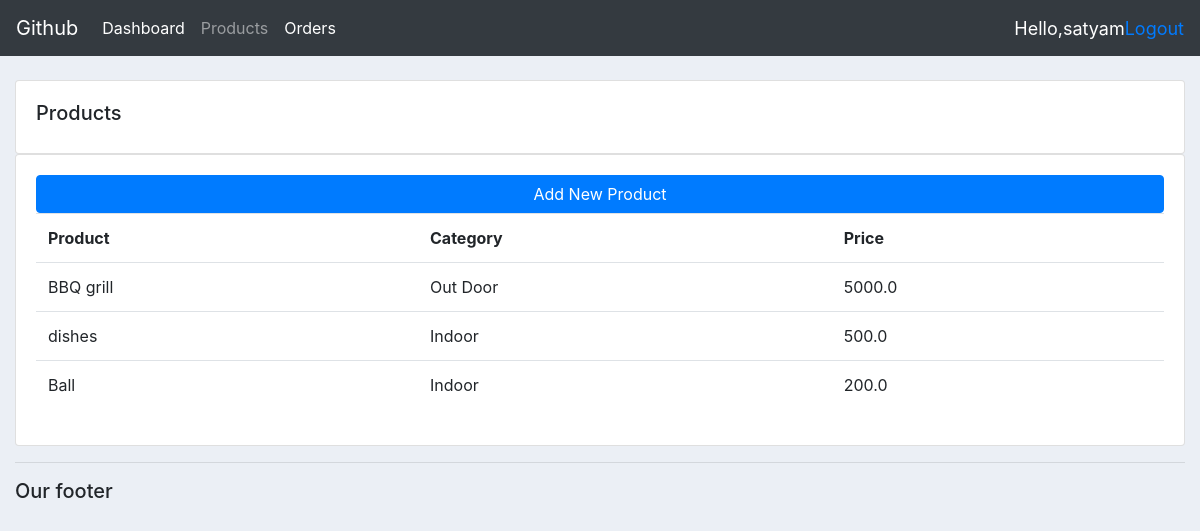
The page /products/ (signed in) on the database its author committed.
### accounts/models.py (models this page shows, shortened)
class Product(models.Model):
    CATEGORY=(
        ('Indoor','Indoor'),
        ('Out Door','Out Door'),
    )
    name= models.CharField(max_length=200,null=True)
    price=models.FloatField(null=True)
    category= models.CharField(max_length=200,null=True,choices=CATEGORY)
    description= models.CharField(max_length=200,null=True,blank=True)
    date_created=models.DateTimeField(auto_now_add=True,null=True)
    tags=models.ManyToManyField(Tag)

### accounts/decorators.py (the view)
        def wrapper_function(request,*args,**kwargs):
            group=None
            if request.user.groups.exists():
                group=request.user.groups.all()[0].name
            if group in allowed_roles:
                return view_func(request,*args,**kwargs)
            else:
                return HttpResponse('You are not authorized to view this page')

### accounts/views.py (called while the page is built)
@login_required(login_url='/login')
@allowed_users(allowed_roles=['admin'])
def products(request):
    products = Product.objects.all()
    return render(request, 'accounts/products.html',{'products':products})

### accounts/templates/accounts/products.html
{% extends 'accounts/main.html' %}
{% block content %}
<br>
<div class="row">
    <div class="col-md">
        <div class="card card-body">
            <h5>Products</h5>
        </div>
        <div class="card card-body">
            <a class="btn btn-primary" href="/Add_product/">Add New Product</a>
            <table class="table">
                <tr>
                    <th>Product</th>
                    <th>Category</th>
                    <th>Price</th>
                </tr>
                {% for i in products %}
                    <tr>
                    <td>{{i.name}}</td>
                    <td>{{i.category}}</td>
                    <td>{{i.price}}</td>
                    </tr>
                {% endfor %}
            </table>
        </div>
    </div>
{% endblock %}

### accounts/templates/accounts/navbar.html (shortened to what this page needs)
{% load static %}
<nav class="navbar navbar-expand-lg navbar-dark bg-dark">
    <a class="navbar-brand" href="#">Github</a>
    <div class="collapse navbar-collapse" id="navbarNav">
      <ul class="navbar-nav">
        {% if request.user.is_staff %}
        <li class="nav-item active">
          <a class="nav-link" href="/">Dashboard</a>
        </li>
        <li class="nav-item">
          <a class="nav-link" href="/products/">Products</a>
        </li>
        <li class="nav-item active">
          <a class="nav-link" href="/orders">Orders</a>
        </li>
        {% else %}
        <li class="nav-item">
          <a class="nav-link" href="/account/">Settings</a>
        </li>
        {% endif %}
      </ul>
    </div>
    <span class="hello-msg">Hello,{{request.user}}</span>
    <span class="hello-msg"><a href="/logout">Logout</a></span>
  </nav>

### static/css/main.css (style rules this page uses)
body { background-color: #ebeff5; }

### accounts/templates/accounts/navbar.html (style rules this page uses)
.hello-msg { font-size: 18px; color: white; }

### rows shown on the page
Product: name "BBQ grill", category "Out Door", price "5000.0"
Product: name "dishes", category "Indoor", price "500.0"
Product: name "Ball", category "Indoor", price "200.0"

### other values the page prints
{{ request.user }} "satyam"
